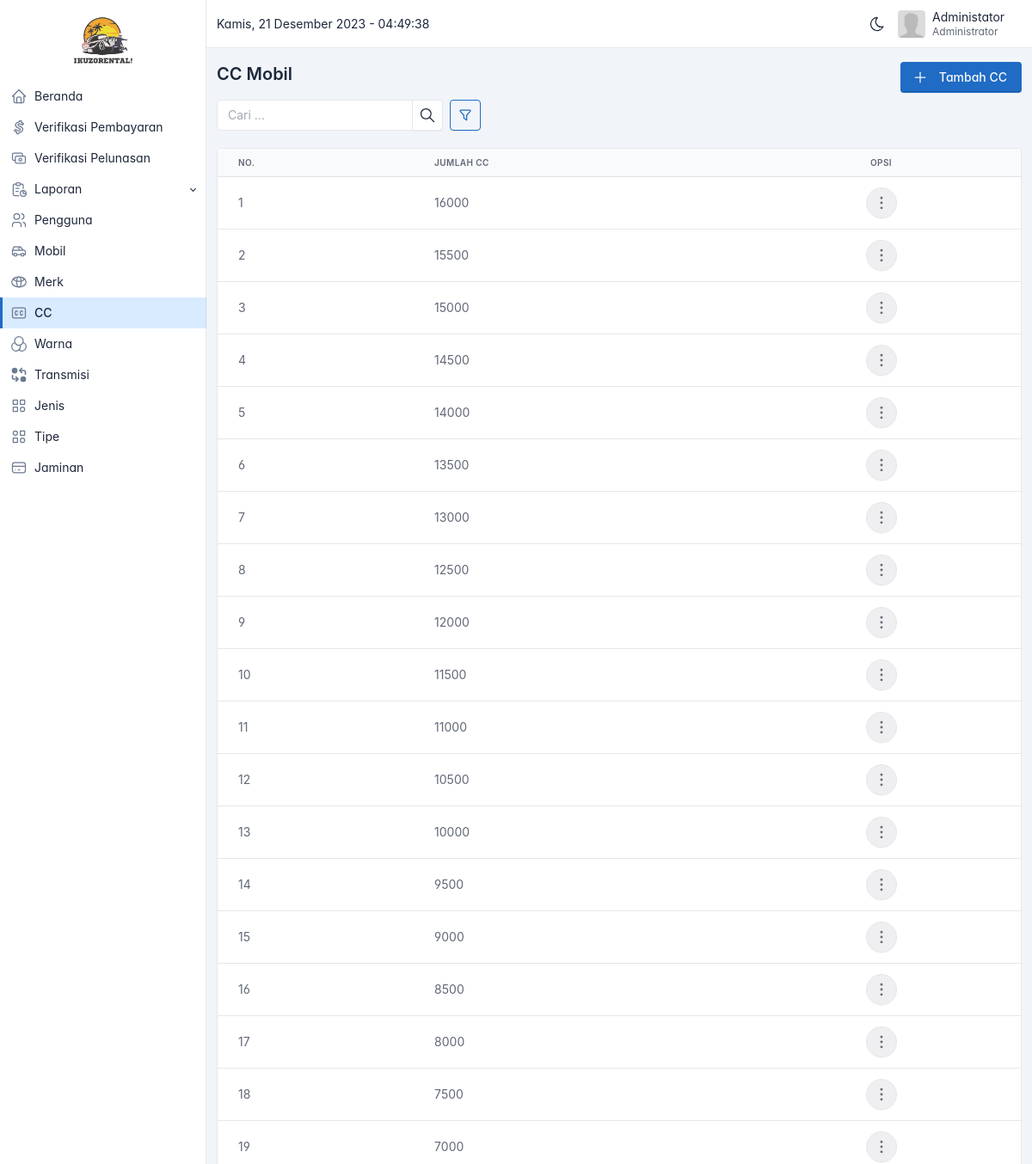
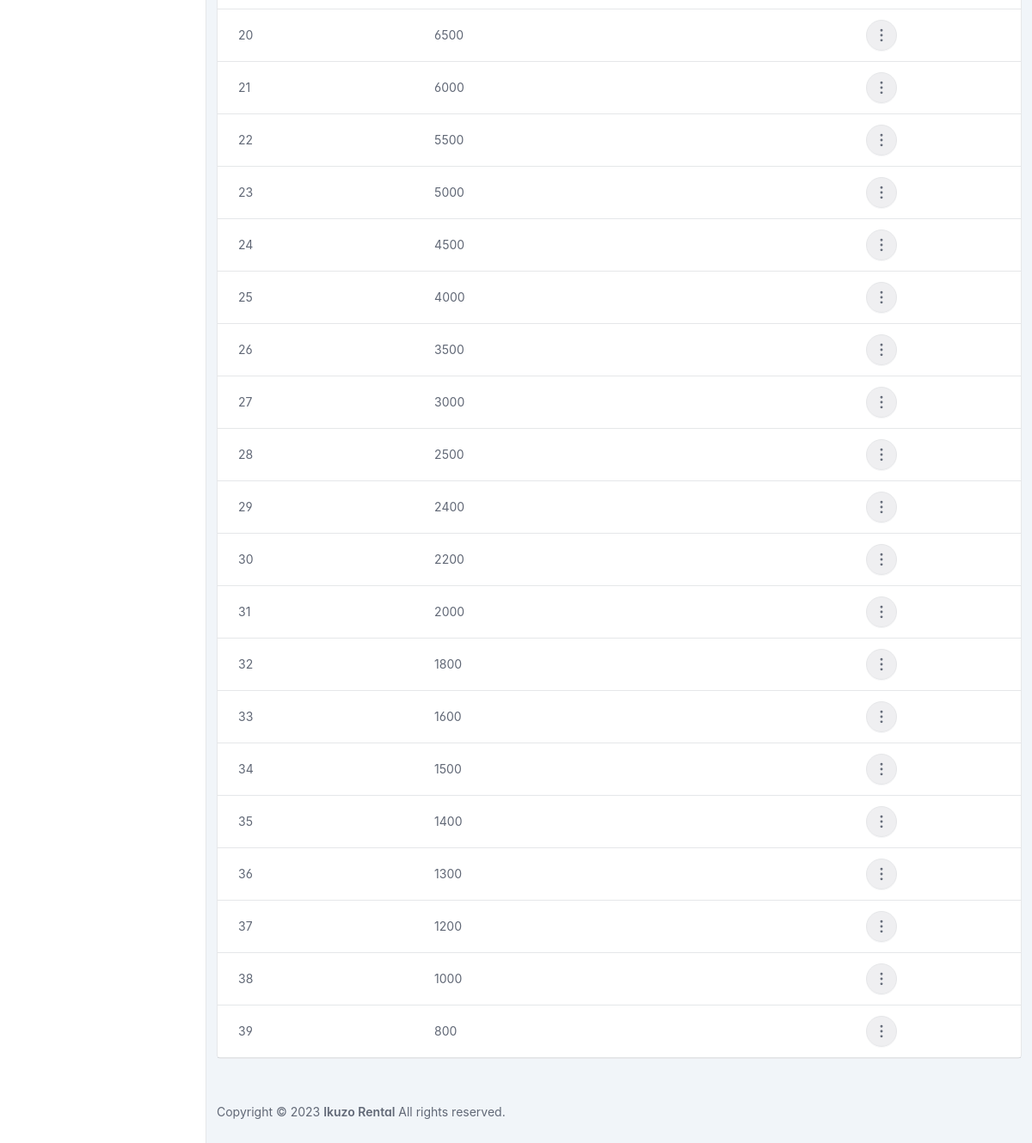
/admin/cc-mobil.php (signed in), run on the app's committed database (2 pictures, top to bottom).
### tables this page shows
CREATE TABLE `cc` (
  `id` bigint(20) UNSIGNED NOT NULL,
  `nama` varchar(255) NOT NULL
);

### admin/cc-mobil.php (the view, shortened to what this page needs)
<?php
include('partials/header.php');
$sortables = [
  'nama' => 'Jumlah CC',
];
$query = "SELECT * FROM cc WHERE nama != 'Lainnya'";
if (isParamsExist(['sortby'])) {
  if (!array_key_exists($_GET['sortby'], $sortables)) {
    $_GET['sortby'] = 'id';
  } else {
    $sortby = $_GET['sortby'];
  }
  $order = getValidOrder($_GET['order'] ?? 'ASC');
  $query .= " ORDER BY $sortby $order";
} else {
  $query .= " ORDER BY id DESC";
}
$result = $conn->query($query);
$cc = $result->fetch_all(MYSQLI_ASSOC);
?>
<div class="page-header d-print-none mt-2">
  <div class="container-xl">
    <div class="row g-2 align-items-center">
      <div class="col">
        <h3 class="page-title">
          CC Mobil
        </h3>
      </div>
      <div class="col-auto ms-auto d-print-none mt-3">
        <div class="btn-list d-flex">
          <a href="tambah-cc-mobil.php" class="btn btn-primary d-none d-sm-inline-block" id="btnAdd">
            Tambah CC
          </a>
        </div>
      </div>
    </div>
    <div class="row g-2 align-items-center">
      <div class="col col-sm-8 col-md-6 col-xl-4 mt-3 d-flex">
        <div class="input-group me-2">
          <input type="text" class="form-control" placeholder="Cari ..." id="inputSearch" value="<?= $_GET['q'] ?? '' ?>">
          <button class="btn btn-icon" type="button" id="btnSearch">
          </button>
        </div>
        <a href="#" class="btn btn-outline-primary btn-icon" data-bs-toggle="modal" data-bs-target="#modal-option">
        </a>
      </div>
    </div>
  </div>
</div>
<div class="page-body">
  <div class="container-xl">
    <div class="row">
      <div class="col">
        <div class="card">
          <div class="table-responsive">
            <table class="table card-table table-vcenter text-nowrap datatable">
              <thead>
                <tr>
                  <th>No.</th>
                  <th>Jumlah CC</th>
                  <th class="text-center">Opsi</th>
                </tr>
              </thead>
              <tbody>
                <?php foreach ($cc as $index => $item) : ?>
                  <tr class="text-muted">
                    <td>
                      <?= $index + 1 ?>
                    </td>
                    <td>
                      <span <?= add_title_tooltip($item['nama'], 24) ?>>
                        <?= mb_strimwidth($item['nama'], 0, 24, '...') ?>
                      </span>
                    </td>
                    <td>
                      <div class="d-flex justify-content-center">
                        <button class="btn btn-icon btn-pill bg-muted-lt" data-bs-toggle="dropdown" aria-expanded="false" title="Lainnya">
                        </button>
                      </div>
                    </td>
                  </tr>
                <?php endforeach ?>
              </tbody>
            </table>
          </div>
        </div>
      </div>
    </div>
  </div>
</div>
<?php include('partials/footer.php') ?>

### admin/partials/header.php (style rules this page uses)
body { font-feature-settings: "cv03", "cv04", "cv11"; }

### data on the page
cc: nama "16000"
cc: nama "15500"
cc: nama "15000"
cc: nama "14500"
cc: nama "14000"
cc: nama "13500"
cc: nama "13000"
cc: nama "12500"
cc: nama "12000"
cc: nama "11500"
cc: nama "11000"
cc: nama "10500"
cc: nama "10000"
cc: nama "9500"
cc: nama "9000"
cc: nama "8500"
cc: nama "8000"
cc: nama "7500"
cc: nama "7000"
cc: nama "6500"
cc: nama "6000"
cc: nama "5500"
cc: nama "5000"
cc: nama "4500"
cc: nama "4000"
cc: nama "3500"
cc: nama "3000"
cc: nama "2500"
cc: nama "2400"
cc: nama "2200"
cc: nama "2000"
cc: nama "1800"
cc: nama "1600"
cc: nama "1500"
cc: nama "1400"
cc: nama "1300"
cc: nama "1200"
cc: nama "1000"
cc: nama "800"

### other printed values
mb_strimwidth($_SESSION['user']['nama'], 0, 24, '...') "Administator"
$_SESSION['user']['role'] "Administrator"
